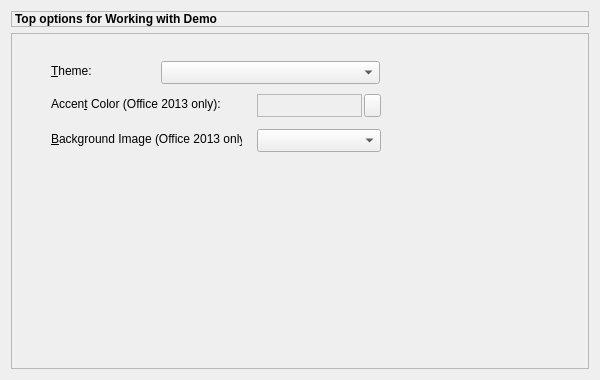
<?xml version="1.0" encoding="UTF-8"?>
<ui version="4.0">
 <class>pageCustomizePopular</class>
 <widget class="QWidget" name="customizePopularPage">
  <property name="geometry">
   <rect>
    <x>0</x>
    <y>0</y>
    <width>600</width>
    <height>380</height>
   </rect>
  </property>
  <property name="minimumSize">
   <size>
    <width>600</width>
    <height>380</height>
   </size>
  </property>
  <property name="windowTitle">
   <string>Popular</string>
  </property>
  <property name="windowIcon">
   <iconset resource="ribbonsample.qrc">
    <normaloff>:/res/popularpage.png</normaloff>:/res/popularpage.png</iconset>
  </property>
  <property name="statusTip">
   <string>Change the most popular options</string>
  </property>
  <layout class="QHBoxLayout" name="horizontalLayout">
   <item>
    <layout class="QVBoxLayout" name="verticalLayout" stretch="0,1">
     <property name="spacing">
      <number>6</number>
     </property>
     <property name="sizeConstraint">
      <enum>QLayout::SetDefaultConstraint</enum>
     </property>
     <property name="topMargin">
      <number>0</number>
     </property>
     <property name="bottomMargin">
      <number>0</number>
     </property>
     <item>
      <widget class="QLabel" name="labelTitle">
       <property name="frameShape">
        <enum>QFrame::StyledPanel</enum>
       </property>
       <property name="frameShadow">
        <enum>QFrame::Plain</enum>
       </property>
       <property name="text">
        <string>&lt;html&gt;&lt;head/&gt;&lt;body&gt;&lt;p&gt;&lt;span style=&quot; font-weight:600;&quot;&gt;Top options for Working with Demo&lt;/span&gt;&lt;/p&gt;&lt;/body&gt;&lt;/html&gt;</string>
       </property>
       <property name="margin">
        <number>4</number>
       </property>
      </widget>
     </item>
     <item>
      <widget class="QFrame" name="frame">
       <property name="frameShape">
        <enum>QFrame::StyledPanel</enum>
       </property>
       <property name="frameShadow">
        <enum>QFrame::Raised</enum>
       </property>
       <widget class="QLabel" name="labelTheme">
        <property name="geometry">
         <rect>
          <x>40</x>
          <y>30</y>
          <width>81</width>
          <height>16</height>
         </rect>
        </property>
        <property name="text">
         <string>&amp;Theme:</string>
        </property>
        <property name="buddy">
         <cstring>comboBoxTheme</cstring>
        </property>
       </widget>
       <widget class="QComboBox" name="comboBoxTheme">
        <property name="geometry">
         <rect>
          <x>150</x>
          <y>28</y>
          <width>219</width>
          <height>23</height>
         </rect>
        </property>
       </widget>
       <widget class="QLabel" name="labelAccentColor">
        <property name="geometry">
         <rect>
          <x>40</x>
          <y>63</y>
          <width>171</width>
          <height>16</height>
         </rect>
        </property>
        <property name="text">
         <string>Accen&amp;t Color (Office 2013 only):</string>
        </property>
        <property name="buddy">
         <cstring>pushButtonAccentColor</cstring>
        </property>
       </widget>
       <widget class="QPushButton" name="pushButtonAccentColor">
        <property name="geometry">
         <rect>
          <x>353</x>
          <y>61</y>
          <width>17</width>
          <height>23</height>
         </rect>
        </property>
        <property name="text">
         <string/>
        </property>
       </widget>
       <widget class="QLabel" name="labelBackgroundImage">
        <property name="geometry">
         <rect>
          <x>40</x>
          <y>98</y>
          <width>191</width>
          <height>16</height>
         </rect>
        </property>
        <property name="text">
         <string>&amp;Background Image (Office 2013 only):</string>
        </property>
        <property name="buddy">
         <cstring>comboBoxBackground</cstring>
        </property>
       </widget>
       <widget class="QComboBox" name="comboBoxBackground">
        <property name="geometry">
         <rect>
          <x>246</x>
          <y>96</y>
          <width>124</width>
          <height>23</height>
         </rect>
        </property>
       </widget>
       <widget class="QFrame" name="frameAccentColor">
        <property name="geometry">
         <rect>
          <x>246</x>
          <y>61</y>
          <width>105</width>
          <height>23</height>
         </rect>
        </property>
        <property name="frameShape">
         <enum>QFrame::StyledPanel</enum>
        </property>
        <property name="frameShadow">
         <enum>QFrame::Plain</enum>
        </property>
       </widget>
      </widget>
     </item>
    </layout>
   </item>
  </layout>
 </widget>
 <resources>
  <include location="ribbonsample.qrc"/>
 </resources>
 <connections/>
</ui>
